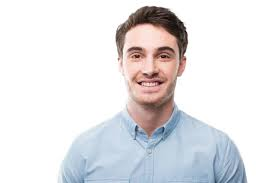
#> input picture 3 Opencv/men.jpg, 275 x 183 px, found by its file name
$ python face_and_eye_detection.py
#> lines starting #> are read from the running program, lines starting #| are printed output that depends on the picture; after the words box and inside, x2 and y2 are one past the last pixel; in counts of white or black regions, pixels touching at a corner belong together
import numpy as np
import cv2

# Load the face and eye Haar cascade classifiers
face_classifier = cv2.CascadeClassifier(r"C:\AVSCODE\Opencv\harscascade\haarcascade_frontalface_default.xml")
eye_classifier = cv2.CascadeClassifier(r"C:\AVSCODE\Opencv\harscascade\haarcascade_eye.xml")

# Load the image

img = cv2.imread(r"C:\AVSCODE\Opencv\men.jpg")
#> img is the input picture: shape (183, 275, 3); mean B, G, R 230.2, 228, 228.7

# Check if the image is loaded correctly
if img is None:
    print("Error: Image not found or cannot be loaded!")
    exit()  # Exit if image is not loaded

# Convert image to grayscale for face detection
gray = cv2.cvtColor(img, cv2.COLOR_BGR2GRAY)
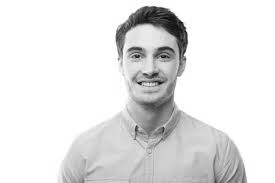
#> gray: shape (183, 275); min 2, max 255, mean 228.5

# Detect faces in the image
faces = face_classifier.detectMultiScale(gray, 1.3, 5)
#> faces = [[112, 25, 78, 78]]

# Check if faces are detected
if len(faces) == 0:
    print("No Face Found")

# Draw rectangles around detected faces and detect eyes within each face
for (x, y, w, h) in faces:
    # Draw a rectangle around the face
    cv2.rectangle(img, (x, y), (x + w, y + h), (127, 0, 255), 2)

    # Region of interest (ROI) for face
    roi_gray = gray[y:y + h, x:x + w]
    roi_color = img[y:y + h, x:x + w]

    # Detect eyes within the face region
    eyes = eye_classifier.detectMultiScale(roi_gray)

    for (ex, ey, ew, eh) in eyes:
        # Draw rectangle around each detected eye
        cv2.rectangle(roi_color, (ex, ey), (ex + ew, ey + eh), (255, 255, 0), 2)
#> this loop made 1 pass
#> (x, y, w, h, eyes) on pass 1: (112, 25, 78, 78, [[12, 17, 24, 24], [39, 18, 24, 24]])
#> pass 1, `roi_gray = gray[y:y + h, x:x + w]`:
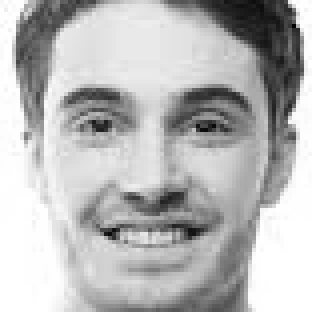
#> roi_gray: shape (78, 78) (shown 4 times larger); min 2, max 255, mean 183.9
#> pass 1, `roi_color = img[y:y + h, x:x + w]`:
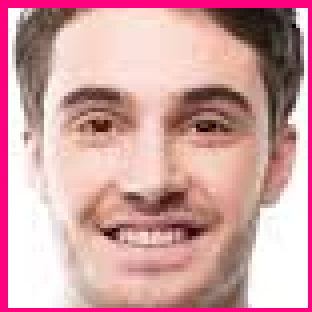
#> roi_color: shape (78, 78, 3) (shown 4 times larger); mean B, G, R 163, 161.4, 208.9
#> after the loop:
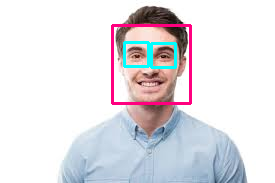
#> img: shape (183, 275, 3); 2.98% of pixels changed, all inside (x1, y1, x2, y2) = (111, 24, 192, 105)
#> after the loop:
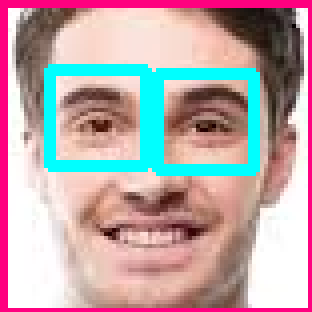
#> roi_color: shape (78, 78, 3) (shown 4 times larger); 9.34% of pixels changed, all inside (x1, y1, x2, y2) = (11, 16, 65, 44)

# Display the output image with rectangles around faces and eyes
cv2.imshow('img', img)

# Wait for a key press before closing the window
cv2.waitKey(0)

# Destroy all OpenCV windows
cv2.destroyAllWindows()
